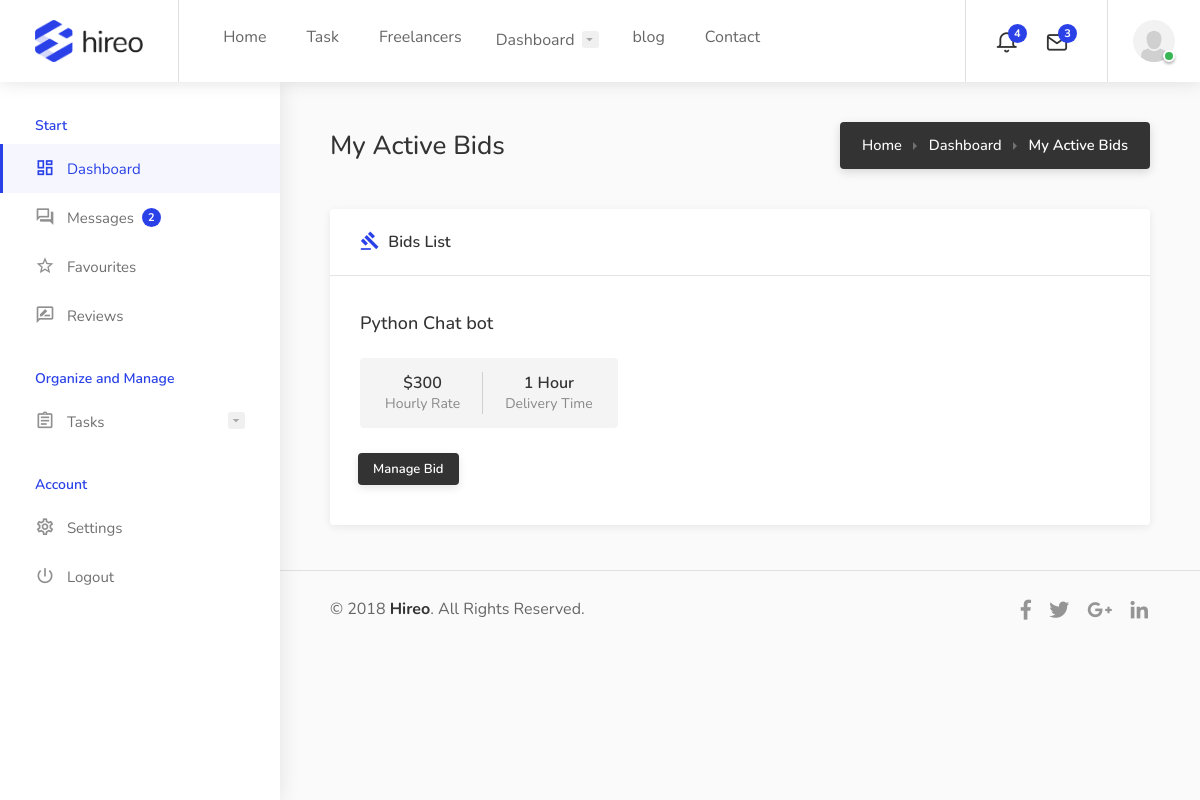
/my_bids/ (signed in), run on an earlier commit of the app's database.
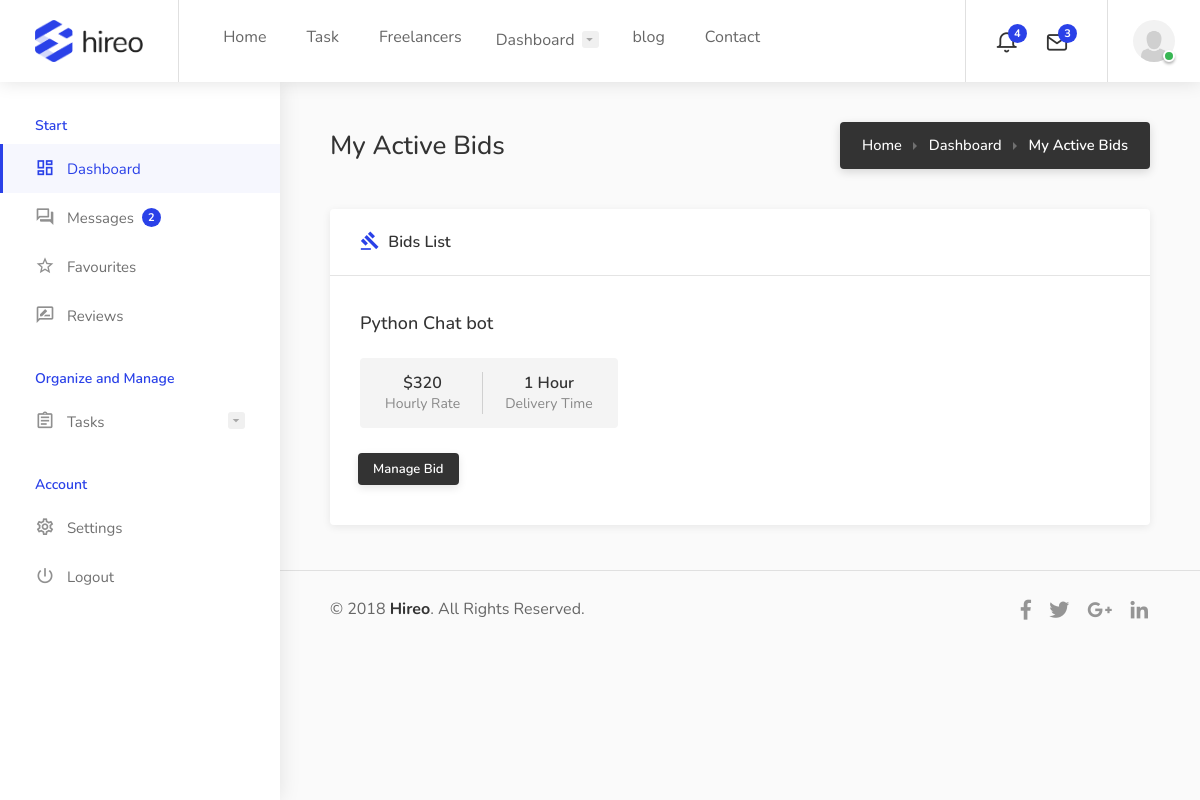
And on a later commit of the database.
### job/models.py (models this page shows, shortened)
class Bid(models.Model):
    job = models.ForeignKey(Job, on_delete=models.CASCADE)
    user = models.ForeignKey(User, on_delete=models.CASCADE)
    Amount = models.CharField(max_length=100)
    time = models.IntegerField(default=1)
    denom = models.ForeignKey(denom, on_delete=models.DO_NOTHING)
    status = models.BooleanField(default=False)

class Job(models.Model):
    author = models.ForeignKey(User, on_delete=models.CASCADE)
    title = models.CharField(max_length=200)
    job_type = models.ForeignKey(Type, on_delete=models.DO_NOTHING)
    job_category = models.ForeignKey(Category, on_delete=models.DO_NOTHING)
    cost = models.IntegerField(default=100)
    skill = models.ManyToManyField(Skill, blank=True)
    date_created = models.DateTimeField(default=timezone.now)
    description = models.CharField(max_length=10000)
    favourite = models.ManyToManyField(User, related_name='fav_task', blank=True)

class denom(models.Model):
    title = models.CharField(max_length=100)
    def __str__(self):
        return self.title

### user/views.py (the view)
# urls.py: path('my_bids/', dashboard_mybids, name='my_bids'),
@login_required
def dashboard_mybids(request):
    current_user = request.user
    bids = Bid.objects.filter(user=current_user)
    form = BidForm()
    context = {
        'bids':bids,
        'form':form
    }
    return render(request, 'user/my_bids.html', context)

### user/templates/user/my_bids.html
{% extends 'user/dashboard.html' %}
{% block content %}
			<div class="dashboard-headline">
				<h3>My Active Bids</h3>
				<nav id="breadcrumbs" class="dark">
					<ul>
						<li><a href="#">Home</a></li>
						<li><a href="#">Dashboard</a></li>
						<li>My Active Bids</li>
					</ul>
				</nav>
			</div>
			<div class="row">
				<div class="col-xl-12">
					<div class="dashboard-box margin-top-0">
						<div class="headline">
							<h3><i class="icon-material-outline-gavel"></i> Bids List</h3>
						</div>
						<div class="content">
							<ul class="dashboard-box-list">
                                {% for bid in bids %}
								<li>
									<div class="job-listing width-adjustment">
										<div class="job-listing-details">
											<div class="job-listing-description">
												<h3 class="job-listing-title"><a href="#">{{ bid.job.title }}</a></h3>
											</div>
										</div>
									</div>
									<ul class="dashboard-task-info">
										<li><strong>${{ bid.Amount }}</strong><span>Hourly Rate</span></li>
										<li><strong>{{ bid.time }} {{ bid.denom }}</strong><span>Delivery Time</span></li>
									</ul>
									<div class="buttons-to-right always-visible">
										<a href="{% url 'bid_update' bid.id %}"  class="button dark ripple-effect">Manage Bid</a>
									</div>
								</li>
								{% endfor %}
							</ul>
						</div>
					</div>
				</div>
			</div>
{% endblock content %}

What changed in the data, as far as the page shows it:
changed Bid "Python Chat bot": Amount "300" → "320"
